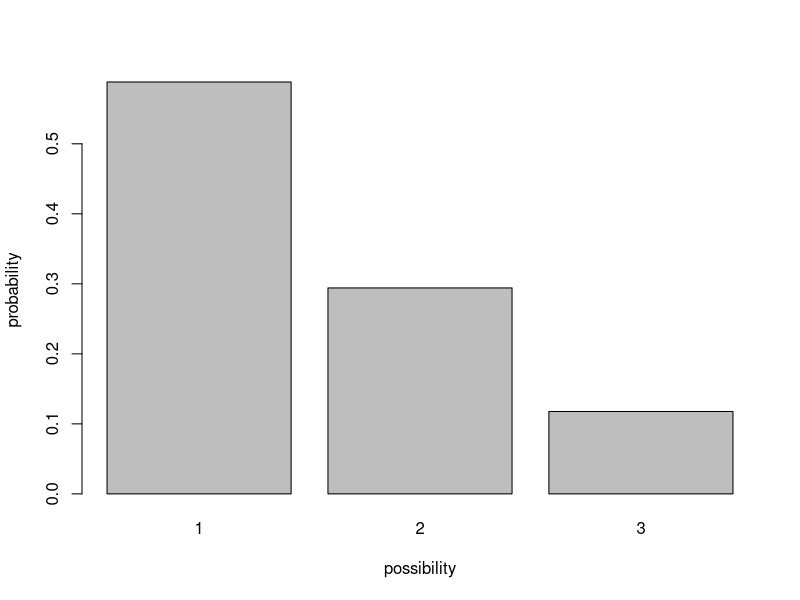
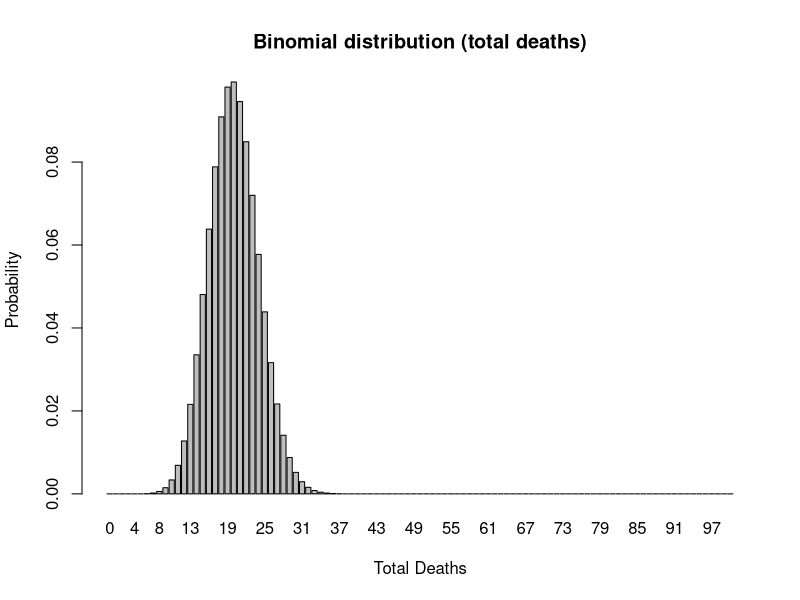
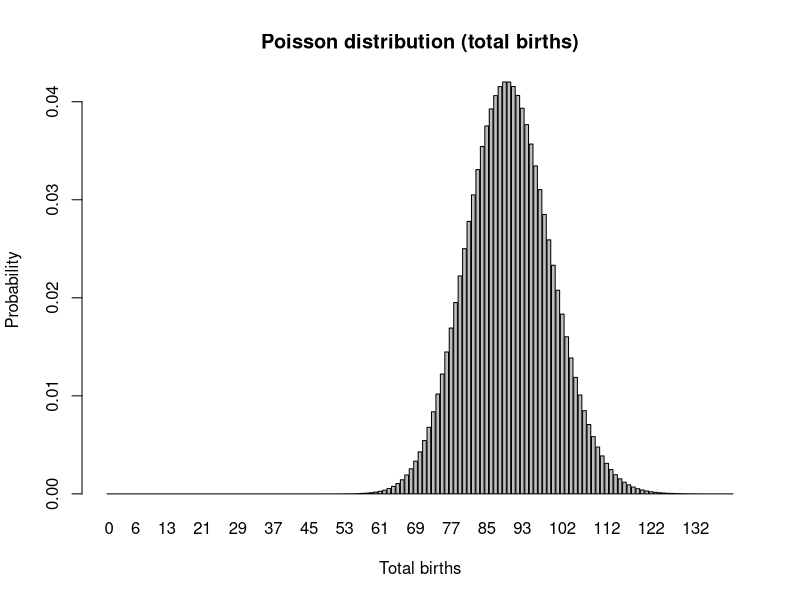
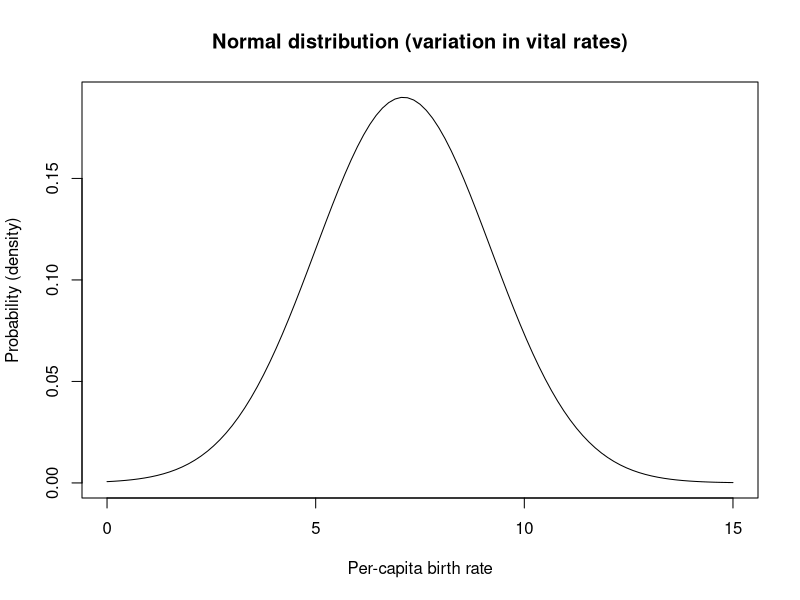
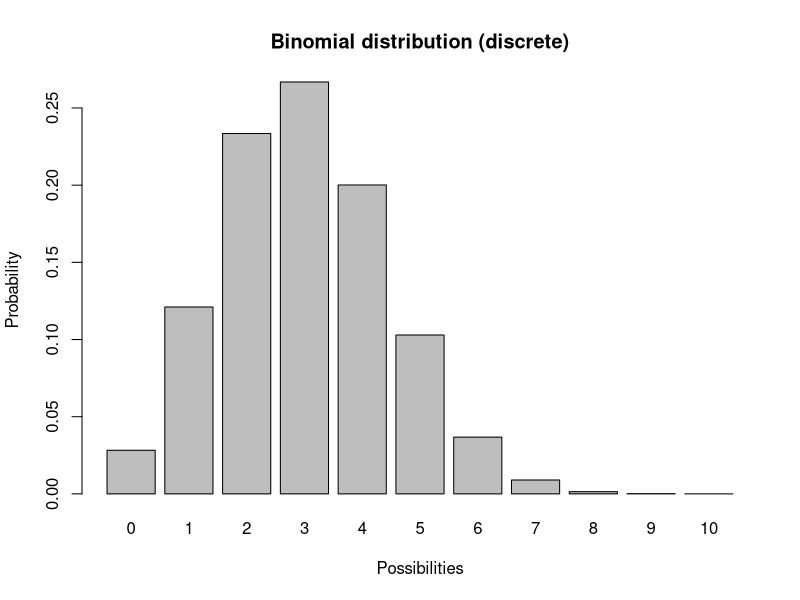
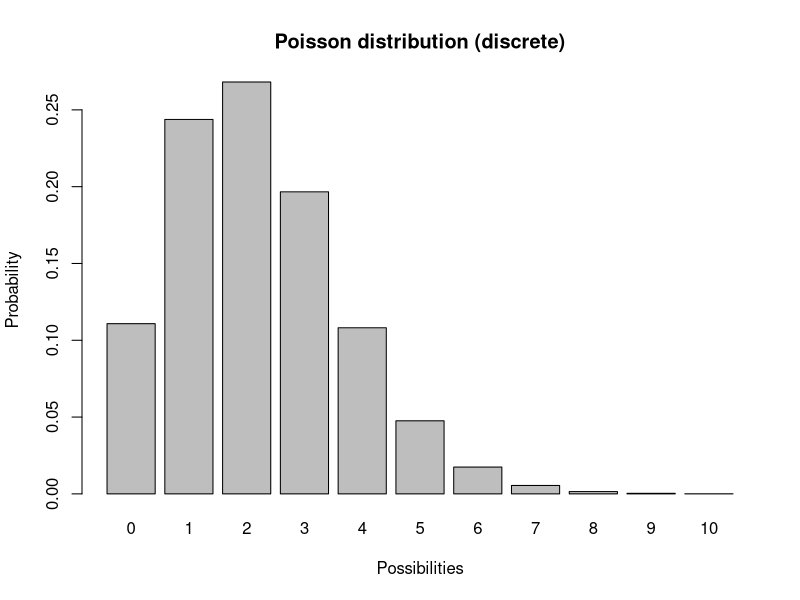
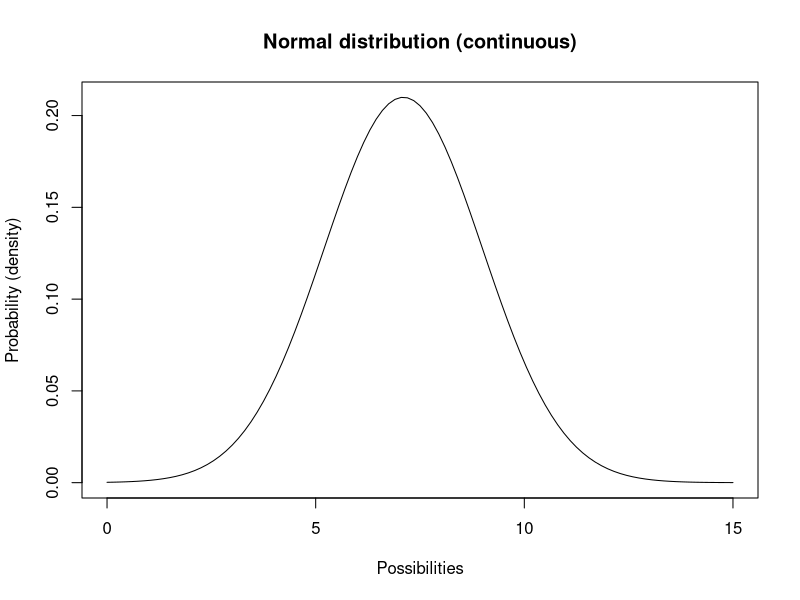
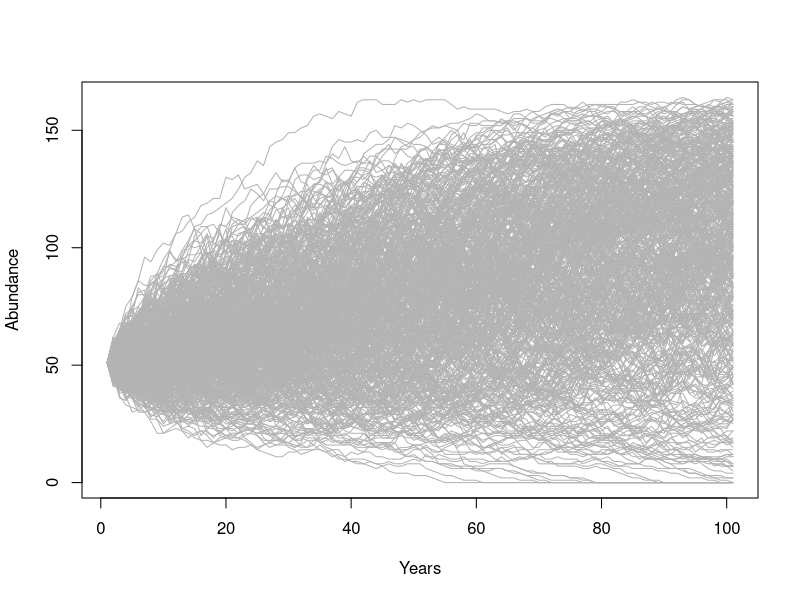

The R script that drew these images, in order:
## ---- chunk 1
knitr::opts_chunk$set(echo = TRUE, cache = TRUE)
## ---- chunk 2

############################################################
####                                                    ####  
####  NRES 421, PVA                                     ####
####                                                    ####
####  Kevin Shoemaker                                   #### 
####  University of Nevada, Reno                        ####
####                                                    #### 
############################################################


############################################################
####  PVA basics                                        ####
############################################################


## ---- chunk 3

box <- c(rep(1,10),rep(2,5),rep(3,2))
barplot(table(box)/sum(table(box)),ylab="probability",xlab="possibility")

## ---- chunk 4

xvals <- seq(0,100,1)
probs <- dbinom(xvals,100,prob=0.2)
names(probs) <- xvals
               
barplot(probs,ylab="Probability",xlab="Total Deaths",main="Binomial distribution (total deaths)")

## ---- chunk 5

xvals <- seq(0,140,1)
probs <- dpois(xvals,lambda=90)
names(probs) <- xvals
               
barplot(probs,ylab="Probability",xlab="Total births",main="Poisson distribution (total births)")


## ---- chunk 6
mean = 7.1
stdev = 2.1

curve(dnorm(x,mean,stdev),0,15,ylab="Probability (density)",xlab="Per-capita birth rate",main="Normal distribution (variation in vital rates)")   # probability density

## ---- chunk 7

             # plot a discrete distribution!
xvals <- seq(0,10,1)
probs <- dbinom(xvals,10,prob=0.3)
names(probs) <- xvals
               
barplot(probs,ylab="Probability",xlab="Possibilities",main="Binomial distribution (discrete)")


## ---- chunk 8

             # plot a discrete distribution!
xvals <- seq(0,10,1)
probs <- dpois(xvals,lambda=2.2)
names(probs) <- xvals
               
barplot(probs,ylab="Probability",xlab="Possibilities",main="Poisson distribution (discrete)")


## ---- chunk 9
mean = 7.1
stdev = 1.9

curve(dnorm(x,mean,stdev),0,15,ylab="Probability (density)",xlab="Possibilities",main="Normal distribution (continuous)")   # probability density

## ---- chunk 10

####
# Basic simulation parameters
####

nyears <- 100     # number of years
nreps <- 500      # number of replicates

####
# Basic life history parameters
####

R_max <- 1.03       # Maximum rate of growth (max lambda)
Init_N <- 51        # Initial abundance
K <- 175            # Carrying capacity

####
# Environmental stochasticity
####

SD_lambda <- 0.11  # standard deviation of lambda

####
# Density-dependence (Ricker model)
####

Ricker <- function(prev_abund){       # this is a function for computing next-year abundance -- includes env stochasticity
  prev_abund * exp(log(rnorm(1,R_max,SD_lambda))*(1-(prev_abund/K)))
}

####
# Catastrophe
####

Flood_prob <- 0.0     # 0% chance of major flood
Flood_lambda <- 0.25    # 25% of population can survive a flood, should it occur!



## ---- chunk 11

## Set up data structures to store simulation results!

PVAdemo <- function(nreps,nyears,Init_N,R_max,K,Flood_prob,Flood_lambda){
  #browser()
  PopArray2 <- array(0,dim=c((nyears+1),nreps))
  
  ## start looping through replicates
  
  for(rep in 1:nreps){
    
    # set initial abundance
    PopArray2[1,rep] <- Init_N     # initial abundance
    
    ### loop through years
    for(y in 2:(nyears+1)){
      ### stochasticity and d-d
      nextyear <- max(0,trunc(Ricker(PopArray2[y-1,rep])))
      
      ### catastrophe
      if(runif(1)<Flood_prob) nextyear <- nextyear*Flood_lambda
      PopArray2[y,rep] <- nextyear 
    }
  }
  
  return(PopArray2)
}

### Run the PVA!

Default <- PVAdemo(nreps,nyears,Init_N,R_max,K,Flood_prob,Flood_lambda)

## ---- chunk 12

PlotCloud <- function(simdata){
  plot(c(1:101),simdata[,1],col=gray(0.7),type="l",ylim=c(0,max(simdata)),xlab="Years",ylab="Abundance")
  
  for(r in 2:ncol(simdata)){
    lines(c(1:101),simdata[,r],col=gray(0.7),type="l")
  }
}

PlotCloud(Default)

## ---- chunk 13

Extinction_byyear <- function(simdata){
  apply(simdata,1,function(t)  length(which(t==0)))/ncol(simdata)
}

plot(c(1:101),Extinction_byyear(Default),type="l",lwd=2,xlab="year",ylab="extinction risk")
abline(h=0.05,col="red",lwd=2)


## ---- chunk 14

hist(Default[nrow(Default),],xlab="Final abundance after 100 years",ylab="Number of replicates",main="")
abline(v=Init_N,col="green",lwd=2)

## ---- chunk 15

prob_decline <- round(length(which(Default[nrow(Default),]<Init_N))/ncol(Default),2)
cat("the probability of decline is: ", prob_decline)

## ---- chunk 16

Flood_prob <- 0.1     # 10% chance of major flood

Exctinction_risk <- function(simdata){
  length(which(simdata[nrow(simdata),]==0))/ncol(simdata)
}

flood_lambdas <- seq(0.9,0.1,by=-0.05)

all_scenarios <- numeric(length(flood_lambdas))
for(scenario in 1:length(flood_lambdas)){
  PVA <- PVAdemo(nreps,nyears,Init_N,R_max,K,Flood_prob,flood_lambdas[scenario])
  all_scenarios[scenario] <- Exctinction_risk(PVA)
}

plot(flood_lambdas,all_scenarios,type="p",cex=2,xlab="flood impact (lambda in flood year)",ylab="extinction risk")
abline(h=0.05,col="red",lwd=2)

